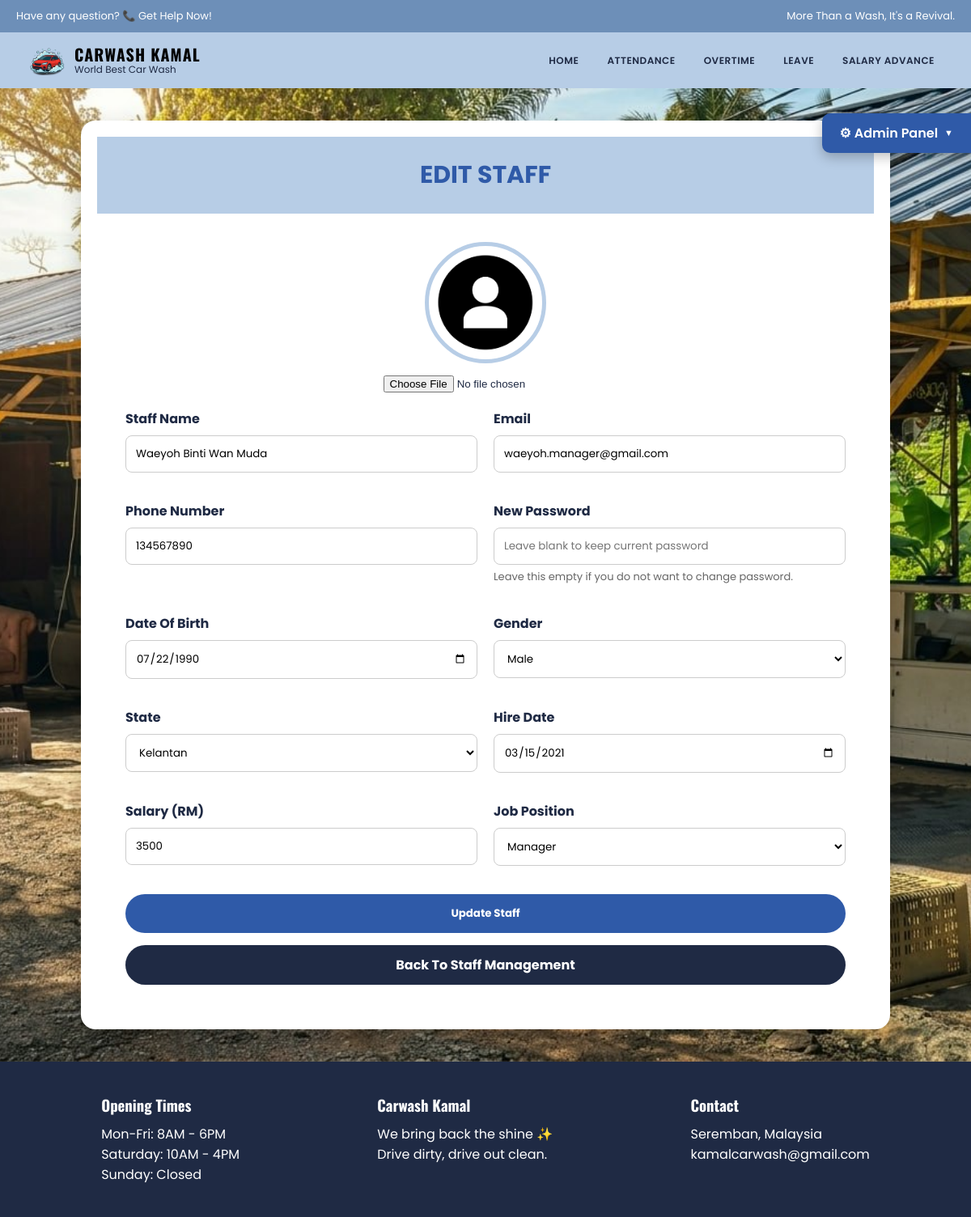
/staff/admin/edit_staff.php?id=2 (signed in), run on the app's committed database.
### tables this page shows
CREATE TABLE `staff` (
  `staff_id` int(11) NOT NULL,
  `staff_name` varchar(50) NOT NULL,
  `staff_email` varchar(100) DEFAULT NULL,
  `staff_password` varchar(255) DEFAULT NULL,
  `staff_phonenum` int(11) NOT NULL,
  `staff_dob` date NOT NULL,
  `staff_state` varchar(50) NOT NULL,
  `staff_hiredate` date NOT NULL,
  `staff_salary` int(11) NOT NULL,
  `staff_job` varchar(20) NOT NULL,
  `staff_gender` tinyint(1) NOT NULL,
  `staff_image` varchar(255) DEFAULT NULL
);

### staff/admin/edit_staff.php (the view, shortened to what this page needs)
<?php
include("../../config.php");
$current_id = $_SESSION['staff_id'];
$stmt = $conn->prepare("
    SELECT staff_job
    FROM staff
    WHERE staff_id = ?
");
$stmt->execute([
    $current_id
]);
$current_staff = $stmt->fetch();
$edit_id = $_GET['id'];
$stmt = $conn->prepare("
    SELECT *
    FROM staff
    WHERE staff_id = ?
");
$stmt->execute([
    $edit_id
]);
$staff = $stmt->fetch();
if($current_staff['staff_job']=="Owner"){
    $available_jobs = [
        "Owner",
        "Manager",
        "Supervisor",
        "Receptionist",
        "Car Washer",
        "Cashier"
    ];
}
else{
    $available_jobs = [
        "Receptionist",
        "Car Washer",
        "Cashier"
    ];
}
$states = [
    "Johor",
    "Kedah",
    "Kelantan",
    "Melaka",
    "Negeri Sembilan",
    "Pahang",
    "Penang",
    "Perak",
    "Perlis",
    "Sabah",
    "Sarawak",
    "Selangor",
    "Terengganu"
];
?>
<?php include("../includes/admin_header.php"); ?>
<?php include("../includes/admin_toolbar.php"); ?>
<link rel="stylesheet" href="../../CSS/style.css">
<body>
<section class="page-bg">
<div class="container">
<div class="card">
<div class="card-header">
<h1>
EDIT STAFF
</h1>
</div>
<form method="POST" enctype="multipart/form-data">
<div class="form-body">
<div class="full image-box">
<img
src="<?php echo !empty($staff['staff_image']) ? '../../images/'.$staff['staff_image'] : '../../images/uploads/default.png'; ?>"
id="preview"
class="image-preview"
>
<br>
<input
type="file"
name="staff_image"
class="file-input"
accept=".jpg,.jpeg,.png,.webp"
onchange="previewImage(event)"
>
</div>
<div class="input-box">
<label>
Staff Name
</label>
<input
type="text"
name="staff_name"
value="<?php echo htmlspecialchars($staff['staff_name']); ?>"
required
>
</div>
<div class="input-box">
<label>
Email
</label>
<input
type="email"
name="staff_email"
value="<?php echo htmlspecialchars($staff['staff_email']); ?>"
required
>
</div>
<div class="input-box">
<label>
Phone Number
</label>
<input
type="text"
name="staff_phonenum"
value="<?php echo $staff['staff_phonenum']; ?>"
required
>
</div>
<div class="input-box">
<label>
New Password
</label>
<input
type="password"
name="staff_password"
placeholder="Leave blank to keep current password"
autocomplete="new-password"
>
<p class="password-note">
Leave this empty if you do not want to change password.
</p>
</div>
<div class="input-box">
<label>
Date Of Birth
</label>
<input
type="date"
name="staff_dob"
value="<?php echo $staff['staff_dob']; ?>"
required
>
</div>
<div class="input-box">
<label>
Gender
</label>
<select name="staff_gender" required>
<option
value="Male"
<?php if($staff['staff_gender']=="Male") echo "selected"; ?>
>
Male
</option>
</select>
</div>
<div class="input-box">
<label>
State
</label>
<select name="staff_state" required>
<?php foreach($states as $state){ ?>
<option
value="<?php echo $state; ?>"
<?php if($staff['staff_state']==$state) echo "selected"; ?>
>
<?php echo $state; ?>
</option>
<?php } ?>
</select>
</div>
<div class="input-box">
<label>
Hire Date
</label>
<input
type="date"
name="staff_hiredate"
value="<?php echo $staff['staff_hiredate']; ?>"
required
>
</div>
<div class="input-box">
<label>
Salary (RM)
</label>
<input
type="number"
name="staff_salary"
step="0.01"
value="<?php echo $staff['staff_salary']; ?>"
required
>
</div>
<div class="input-box">
<label>
Job Position
</label>
<select name="staff_job" required>
<?php foreach($available_jobs as $job){ ?>
<option
value="<?php echo $job; ?>"
<?php if($staff['staff_job']==$job) echo "selected"; ?>
>
<?php echo $job; ?>
</option>
<?php } ?>
</select>
</div>
<div class="full">
<button
type="submit"
name="update_staff"
class="submit-btn"
>
Update Staff
</button>
<a
href="staff_management.php"
class="back-btn"
>
Back To Staff Management
</a>
</div>
</div>
</form>
</div>
</div>
</section>
<?php include("../includes/footer.php"); ?>
</body>
</html>

### css/style.css (style rules this page uses)
* { margin: 0; padding: 0; box-sizing: border-box; }
body { background: #eaf2fb; font-family: 'Poppins', sans-serif; color: #1f2a44; }
.input-box { margin-bottom: 15px; }
.input-box input, .input-box select, .input-box textarea { width: 100%; padding: 10px; border: none; border-bottom: 2px solid #ccc; outline: none; background: transparent; font-family: 'Poppins', sans-serif; }
.card { background: white; border-radius: 15px; box-shadow: 0 10px 25px rgba(0,0,0,0.1); padding: 20px; }

### staff/admin/edit_staff.php (style rules this page uses)
.page-bg { background:url("../../images/hero.jpg") center/cover no-repeat; min-height:100vh; padding:40px 0; display:flex; justify-content:center; }
.container { width:1000px; }
.card { background:white; border-radius:18px; overflow:hidden; box-shadow:0 12px 30px rgba(0,0,0,.2); }
.card-header { background:#b7cde6; padding:25px; text-align:center; }
.card-header h1 { margin:0; color:#2f5aa8; font-size:30px; }
.form-body { padding:35px; display:grid; grid-template-columns:1fr 1fr; gap:20px; }
.input-box { display:flex; flex-direction:column; }
.input-box label { font-weight:bold; margin-bottom:8px; color:#1f2a44; }
.input-box input, .input-box select { padding:12px; border-radius:8px; border:1px solid #ccc; font-family:'Poppins',sans-serif; }
.full { grid-column:1 / 3; }
.image-box { text-align:center; }
.image-preview { width:150px; height:150px; border-radius:50%; object-fit:cover; border:5px solid #b7cde6; margin-bottom:15px; }
.file-input { width:auto !important; }
.password-note { font-size:13px; color:#666; margin-top:5px; }
.submit-btn { width:100%; padding:14px; background:#2f5aa8; color:white; border:none; border-radius:25px; font-family:'Poppins',sans-serif; font-weight:700; cursor:pointer; transition:.3s; }
.back-btn { display:block; text-align:center; margin-top:15px; padding:12px; background:#1f2a44; color:white; border-radius:25px; text-decoration:none; font-family:'Poppins',sans-serif; font-weight:700; }

### data on the page
staff: staff_image (placeholder picture), staff_name "Waeyoh Binti Wan Muda", staff_email "waeyoh.manager@gmail.com", staff_phonenum "134567890", staff_dob "07/22/1990", staff_state "Kelantan", staff_hiredate "03/15/2021", staff_salary "3500", staff_job "Manager"
